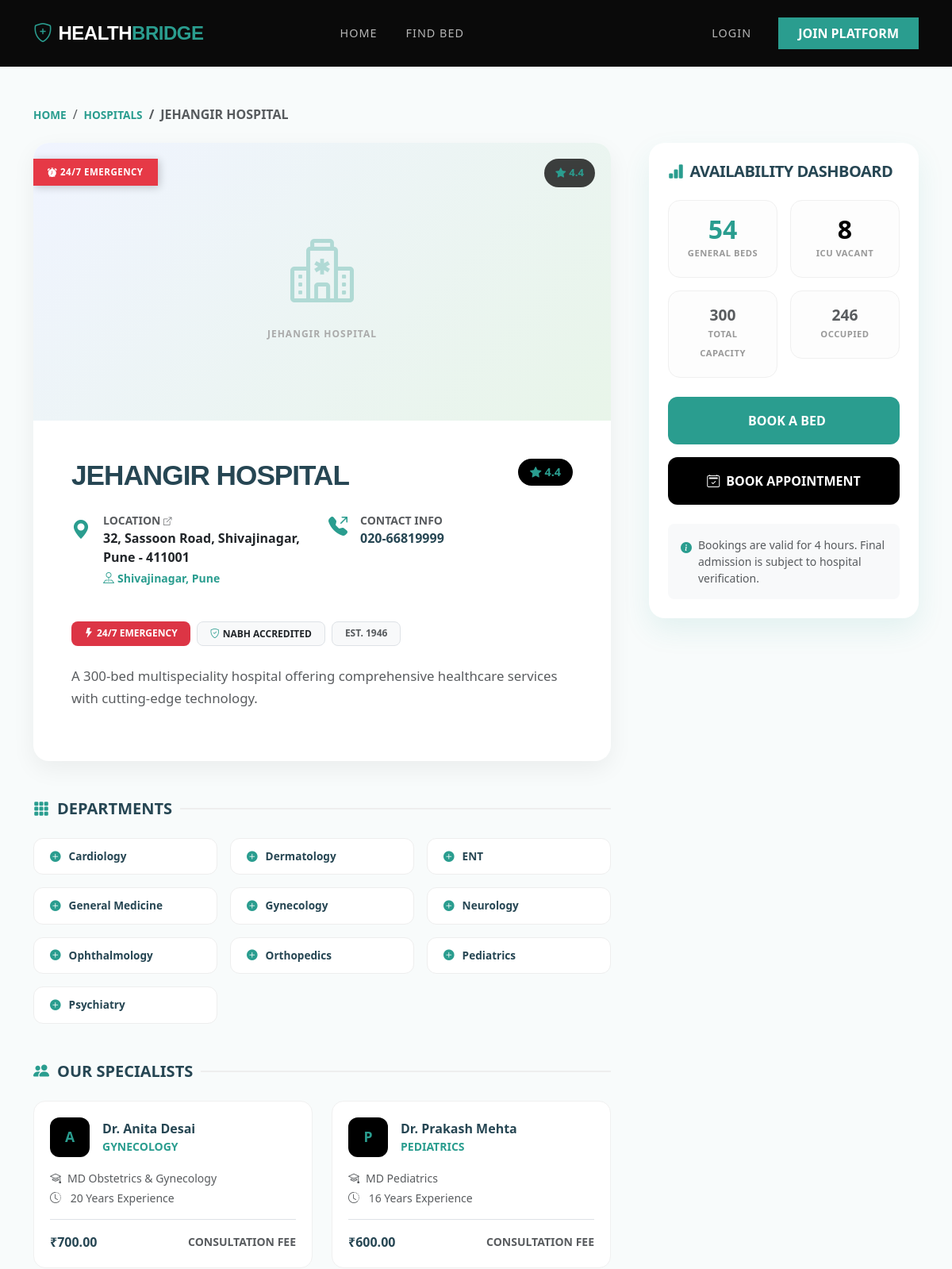
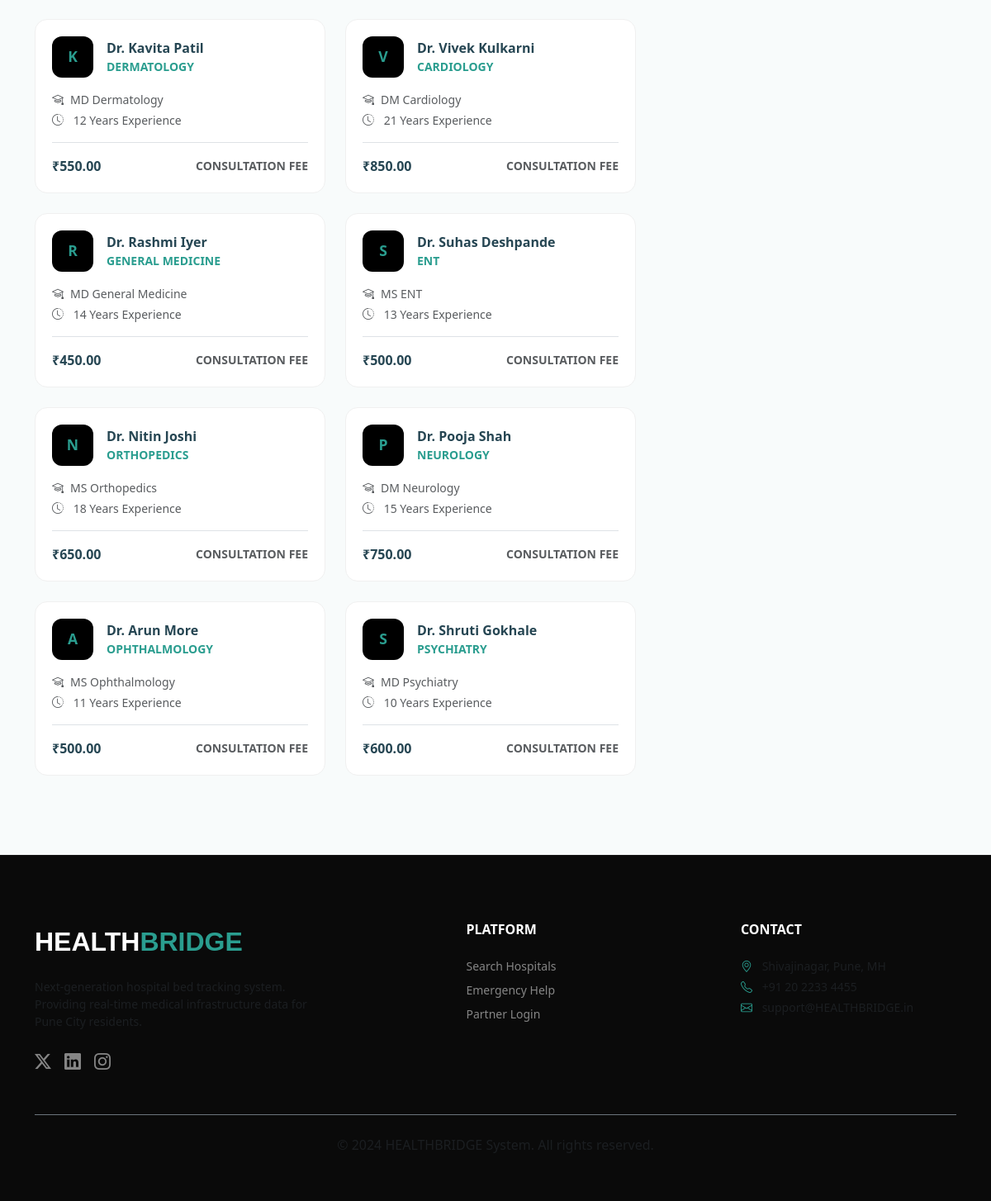
/hospital/2/, run on the app's committed database (2 pictures, top to bottom).
### core/models.py (models this page shows, shortened)
class Hospital(models.Model):
    name = models.CharField(max_length=200)
    area = models.CharField(max_length=100, choices=PUNE_AREAS)
    address = models.TextField()
    phone = models.CharField(max_length=20)
    email = models.EmailField(blank=True)
    description = models.TextField(blank=True)
    image = models.ImageField(upload_to="hospital_photos/", blank=True, null=True)
    image_url = models.URLField(blank=True, help_text="External image URL fallback")
    total_beds = models.PositiveIntegerField(default=0)
    available_beds = models.PositiveIntegerField(default=0)
    icu_beds = models.PositiveIntegerField(default=0)
    available_icu_beds = models.PositiveIntegerField(default=0)
    emergency = models.BooleanField(default=True)
    rating = models.DecimalField(max_digits=3, decimal_places=1, default=4.0)
    established_year = models.PositiveIntegerField(blank=True, null=True)
    latitude = models.DecimalField(max_digits=9, decimal_places=6, blank=True, null=True)
    longitude = models.DecimalField(max_digits=9, decimal_places=6, blank=True, null=True)
    is_active = models.BooleanField(default=True)
    created_at = models.DateTimeField(auto_now_add=True)
    def occupied_beds(self):
        return self.total_beds - self.available_beds
    class Meta:
        ordering = ['name']

class Department(models.Model):
    hospital = models.ForeignKey(Hospital, on_delete=models.CASCADE, related_name='departments')
    name = models.CharField(max_length=100, choices=DEPARTMENTS)
    class Meta:
        unique_together = ('hospital', 'name')

class Doctor(models.Model):
    hospital = models.ForeignKey(Hospital, on_delete=models.CASCADE, related_name='doctors')
    department = models.ForeignKey(Department, on_delete=models.CASCADE, related_name='doctors')
    name = models.CharField(max_length=200)
    qualification = models.CharField(max_length=200, blank=True)
    experience_years = models.PositiveIntegerField(default=0)
    available_days = models.CharField(max_length=200, default='Mon-Sat')
    consultation_fee = models.DecimalField(max_digits=8, decimal_places=2, default=500.00)

### core/views.py (the view)
# urls.py: path('hospital/<int:hospital_id>/', views.hospital_detail, name='hospital_detail'),
def hospital_detail(request, hospital_id):
    hospital    = get_object_or_404(Hospital, id=hospital_id, is_active=True)
    departments = hospital.departments.all()
    doctors     = hospital.doctors.all()
    return render(request, 'core/hospital_detail.html', {
        'hospital': hospital, 'departments': departments, 'doctors': doctors,
    })

### templates/core/hospital_detail.html (shortened to what this page needs)
{% extends 'core/base.html' %}
{% block content %}
<div class="container py-5">
    <nav aria-label="breadcrumb" class="mb-4">
        <ol class="breadcrumb">
            <li class="breadcrumb-item"><a href="{% url 'index' %}">HOME</a></li>
            <li class="breadcrumb-item"><a href="{% url 'search' %}">HOSPITALS</a></li>
            <li class="breadcrumb-item active fw-bold">{{ hospital.name|upper }}</li>
        </ol>
    </nav>
    <div class="row g-5">
        <div class="col-lg-8">
            <div class="hospital-header-card mb-5">
                <div class="hero-img-wrap">
                    {% if hospital.emergency %}
                    <div class="hero-er-badge">
                        <i class="bi bi-alarm-fill me-1"></i>24/7 EMERGENCY
                    </div>
                    {% endif %}
                    <div class="hero-rating">
                        <i class="bi bi-star-fill me-1"></i>{{ hospital.rating }}
                    </div>
                    {% if hospital.image %}
                        <img class="hero-img"
                             src="{{ hospital.image.url }}"
                             alt="{{ hospital.name }}">
                    {% elif hospital.image_url %}
                        <div class="hero-placeholder" id="hero-placeholder-{{ hospital.id }}" style="display:none;">
                            <i class="bi bi-hospital"></i>
                            <span>{{ hospital.name }}</span>
                        </div>
                    {% else %}
                        <div class="hero-placeholder">
                            <i class="bi bi-hospital"></i>
                            <span>{{ hospital.name }}</span>
                        </div>
                    {% endif %}
                </div>
                <div class="p-4 p-md-5">
                    <div class="d-flex justify-content-between align-items-start flex-wrap gap-3 mb-4">
                        <h1 class="fw-bold m-0" style="font-size:2.2rem;letter-spacing:-1px;">
                            {{ hospital.name }}
                        </h1>
                        <div class="rating-pill">
                            <i class="bi bi-star-fill me-1"></i>{{ hospital.rating }}
                        </div>
                    </div>
                    <div class="row g-3 mb-4">
                        <div class="col-md-6">
                            <a href="https://www.google.com/maps/search/?api=1&query={{ hospital.address|urlencode }}+{{ hospital.area|urlencode }}+Pune"
                               target="_blank"
                               rel="noopener noreferrer"
                               class="location-link d-flex align-items-start gap-3 text-decoration-none">
                                <i class="bi bi-geo-alt-fill text-teal fs-4 mt-1"></i>
                                <div>
                                    <div class="fw-bold small text-uppercase text-muted">
                                        Location&nbsp;<i class="bi bi-box-arrow-up-right" style="font-size:0.65rem;"></i>
                                    </div>
                                    <div class="fw-bold text-dark">{{ hospital.address }}</div>
                                    <div class="small text-teal fw-bold mt-1">
                                        <i class="bi bi-pin-map me-1"></i>{{ hospital.area }}, Pune
                                    </div>
                                </div>
                            </a>
                        </div>
                        <div class="col-md-6">
                            <div class="d-flex align-items-start gap-3">
                                <i class="bi bi-telephone-outbound-fill text-teal fs-4"></i>
                                <div>
                                    <div class="fw-bold small text-uppercase text-muted">Contact Info</div>
                                    <div class="fw-bold">{{ hospital.phone }}</div>
                                </div>
                            </div>
                        </div>
                    </div>
                    <div class="d-flex flex-wrap gap-2 mb-4">
                        {% if hospital.emergency %}
                        <span class="badge bg-danger px-3 py-2" style="border-radius:8px;">
                            <i class="bi bi-lightning-fill me-1"></i>24/7 EMERGENCY
                        </span>
                        {% endif %}
                        <span class="badge bg-light text-dark px-3 py-2 border" style="border-radius:8px;">
                            <i class="bi bi-shield-check text-teal me-1"></i>NABH ACCREDITED
                        </span>
                        {% if hospital.established_year %}
                        <span class="badge bg-light text-muted px-3 py-2 border" style="border-radius:8px;">
                            EST. {{ hospital.established_year }}
                        </span>
                        {% endif %}
                    </div>
                    {% if hospital.description %}
                    <p class="text-muted" style="font-size:1.05rem;line-height:1.7;">
                        {{ hospital.description }}
                    </p>
                    {% endif %}
                </div>
            </div>
            {% if departments %}
            <div class="mb-5">
                <h5 class="section-title">
                    <i class="bi bi-grid-3x3-gap-fill text-teal"></i>DEPARTMENTS
                </h5>
                <div class="row g-3">
                    {% for dept in departments %}
                    <div class="col-6 col-md-4">
                        <div class="dept-chip">
                            <i class="bi bi-plus-circle-fill text-teal"></i>
                            {{ dept.name }}
                        </div>
                    </div>
                    {% endfor %}
                </div>
            </div>
            {% endif %}
            {% if doctors %}
            <div class="mb-5">
                <h5 class="section-title">
                    <i class="bi bi-people-fill text-teal"></i>OUR SPECIALISTS
                </h5>
                <div class="row g-4">
                    {% for doctor in doctors %}
                    <div class="col-md-6">
                        <div class="doc-card">
                            <div class="d-flex align-items-center gap-3 mb-3">
                                <div class="doc-avatar">{{ doctor.name|first }}</div>
                                <div>
                                    <div class="fw-bold fs-6">Dr. {{ doctor.name }}</div>
                                    <div class="text-teal small fw-bold">
                                        {{ doctor.department.name|upper }}
                                    </div>
                                </div>
                            </div>
                            <div class="small text-muted mb-1">
                                <i class="bi bi-mortarboard me-2"></i>{{ doctor.qualification }}
                            </div>
                            <div class="small text-muted mb-3">
                                <i class="bi bi-clock-history me-2"></i>
                                {{ doctor.experience_years }} Years Experience
                            </div>
                            <div class="d-flex justify-content-between align-items-center pt-3 border-top">
                                <span class="fw-bold fs-6">₹{{ doctor.consultation_fee }}</span>
                                <span class="small fw-bold text-muted">CONSULTATION FEE</span>
                            </div>
                        </div>
                    </div>
                    {% endfor %}
                </div>
            </div>
            {% endif %}
        </div>
        <div class="col-lg-4">
            <div class="booking-card p-4">
                <h5 class="fw-bold mb-4" style="letter-spacing:-0.5px;">
                    <i class="bi bi-bar-chart-fill text-teal me-2"></i>AVAILABILITY DASHBOARD
                </h5>
                <div class="row g-3 mb-4">
                    <div class="col-6">
                        <div class="bed-stat-box">
                            <span class="stat-number text-teal">{{ hospital.available_beds }}</span>
                            <span class="stat-label">GENERAL BEDS</span>
                        </div>
                    </div>
                    <div class="col-6">
                        <div class="bed-stat-box">
                            <span class="stat-number" style="color:#000;">{{ hospital.available_icu_beds }}</span>
                            <span class="stat-label">ICU VACANT</span>
                        </div>
                    </div>
                    <div class="col-6">
                        <div class="bed-stat-box">
                            <span class="stat-number text-muted" style="font-size:1.2rem;">
                                {{ hospital.total_beds }}
                            </span>
                            <span class="stat-label">TOTAL CAPACITY</span>
                        </div>
                    </div>
                    <div class="col-6">
                        <div class="bed-stat-box">
                            <span class="stat-number text-muted" style="font-size:1.2rem;">
                                {{ hospital.occupied_beds }}
                            </span>
                            <span class="stat-label">OCCUPIED</span>
                        </div>
                    </div>
                </div>
                <div class="d-grid gap-3">
                    {% if hospital.available_beds > 0 %}
                    <a href="{% url 'bed_booking' hospital.id %}" class="btn-book-bed">
                        BOOK A BED
                    </a>
                    {% else %}
                    <div class="btn-disabled">
                        <i class="bi bi-slash-circle me-2"></i>NO BEDS AVAILABLE
                    </div>
                    {% endif %}
                    <a href="{% url 'appointment' hospital.id %}" class="btn-book-apt">
                        <i class="bi bi-calendar2-check me-2"></i>BOOK APPOINTMENT
                    </a>
                </div>
                <div class="mt-4 p-3 bg-light rounded-3">
                    <div class="d-flex gap-2 small text-muted">
                        <i class="bi bi-info-circle-fill text-teal flex-shrink-0 mt-1"></i>
                        <span>Bookings are valid for 4 hours. Final admission is subject to hospital verification.</span>
                    </div>
                </div>
            </div>
        </div>
    </div>
</div>
{% endblock %}

### data on the page
Hospital: name "JEHANGIR HOSPITAL", rating "4.4", address "32, Sassoon Road, Shivajinagar, Pune - 411001", area "Shivajinagar", phone "020-66819999", established_year "1946", description "A 300-bed multispeciality hospital offering comprehensive healthcare services with cutting-edge technology.", available_beds "54", available_icu_beds "8", total_beds "300", occupied_beds "246"
Department: name "Cardiology"
Department: name "Dermatology"
Department: name "ENT"
Department: name "General Medicine"
Department: name "Gynecology"
Department: name "Neurology"
Department: name "Ophthalmology"
Department: name "Orthopedics"
Department: name "Pediatrics"
Department: name "Psychiatry"
Doctor: name|first "A", name "Anita Desai", department.name "GYNECOLOGY", qualification "MD Obstetrics & Gynecology", experience_years "20", consultation_fee "700.00"
Doctor: name|first "P", name "Prakash Mehta", department.name "PEDIATRICS", qualification "MD Pediatrics", experience_years "16", consultation_fee "600.00"
Doctor: name|first "K", name "Kavita Patil", department.name "DERMATOLOGY", qualification "MD Dermatology", experience_years "12", consultation_fee "550.00"
Doctor: name|first "V", name "Vivek Kulkarni", department.name "CARDIOLOGY", qualification "DM Cardiology", experience_years "21", consultation_fee "850.00"
Doctor: name|first "R", name "Rashmi Iyer", department.name "GENERAL MEDICINE", qualification "MD General Medicine", experience_years "14", consultation_fee "450.00"
Doctor: name|first "S", name "Suhas Deshpande", department.name "ENT", qualification "MS ENT", experience_years "13", consultation_fee "500.00"
Doctor: name|first "N", name "Nitin Joshi", department.name "ORTHOPEDICS", qualification "MS Orthopedics", experience_years "18", consultation_fee "650.00"
Doctor: name|first "P", name "Pooja Shah", department.name "NEUROLOGY", qualification "DM Neurology", experience_years "15", consultation_fee "750.00"
Doctor: name|first "A", name "Arun More", department.name "OPHTHALMOLOGY", qualification "MS Ophthalmology", experience_years "11", consultation_fee "500.00"
Doctor: name|first "S", name "Shruti Gokhale", department.name "PSYCHIATRY", qualification "MD Psychiatry", experience_years "10", consultation_fee "600.00"
